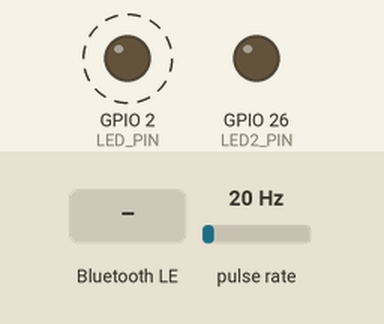
Recording of a sketch running on a simulated ESP32. Shown: output pins drawn as LEDs (lit = HIGH). Wiring (inferred from the names in the program): pulse sensor: data GPIO 25. Dashed ring = blinking. Inputs (shaded band) come from the test bench; at power-on: pulse rate 20 Hz. Nothing arrives over Bluetooth unless stated; a phone connects over Bluetooth LE 3 s after start; what the sketch prints to the serial monitor is not drawn.

Above: at 1.2 s.
1.3 s: pulse rate (sensor on GPIO 25) set to 50 Hz
At 3.5 s:
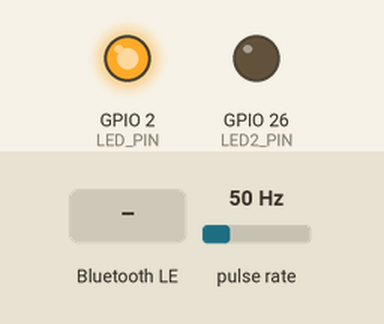
4.3 s: Bluetooth LE write "1" received
7.3 s: pulse rate (sensor on GPIO 25) set to 1 Hz
Timing chart, 0 to 10.3 s (numbered marks = the images above; inputs shaded):
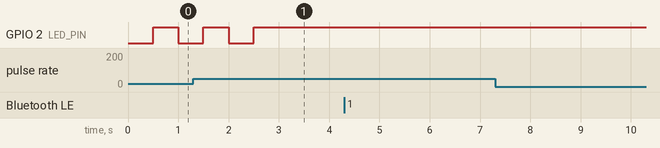

The sketch:

SensorV1.ino
```cpp
#include <BLEDevice.h>
#include <BLEServer.h>
#include <BLEUtils.h>
#include <BLE2902.h>


// Gerät Variablen
#define LED_PIN 2
#define LED2_PIN 26
#define WHEEL_SENSOR_PIN 25
#define MAX_CLIENTS 3
uint32_t lastLoopTime = 0;
int connectedClients = 0;

// Gemessene Daten
uint32_t totalRevolutions = 0;          // Gesamtzahl der Radumdrehungen
uint16_t lastEventTime = 0;             // Zeit in 1/1024 Sekunden seit der letzten Umdrehung
uint32_t lastPulseTime = 0;             // Dei Zeit des letzten Impulses
volatile bool isWheelDetected = false;  // Ob das Rad erkannt wurde (eine Umdrehung)

// BLE Objekte
BLEServer* pServer;
BLEService* pCSCS;
BLECharacteristic* pCSCMeasurement;
BLECharacteristic* pCSCFeature;


void IRAM_ATTR onWheelPulse() {
    isWheelDetected = true;
    // Serial.println("Umdrehung erkannt");
}

void sendSpeedData() {
    uint8_t speedData[7];

    // Flags: Nur Radumdrehungen enthalten
    speedData[0] = 0x01; // 0x01 für Radumdrehungsdaten vorhanden; 0x02 für Kurbeldrehungsdaten; 0x03 für beides --> kann sich während der Laufzeit ändern, jenachdem welche Daten gerade verfügbar sind

    // Radumdrehungen (4 Byte, Little Endian)
    memcpy(&speedData[1], (void*)&totalRevolutions, 4);

    // Eventzeit (2 Byte, Little Endian)
    memcpy(&speedData[5], (void*)&lastEventTime, 2);

    // Daten an die Charakteristik senden
    pCSCMeasurement->setValue(speedData, sizeof(speedData));
    pCSCMeasurement->notify();

    Serial.printf("Radumdrehungen: %u, Letztes Ereignis: %u\n", totalRevolutions, lastEventTime);
}

void sendResponse(BLECharacteristic* pCharacteristic, uint8_t opCode, uint8_t requestOpCode, uint8_t responseValue) {
    uint8_t response[] = {opCode, requestOpCode, responseValue};
    pCharacteristic->setValue(response, sizeof(response));
    pCharacteristic->indicate();
}

// Callback-Klasse für den BLE-Server, um Verbindungsereignisse zu handhaben
class MyServerCallbacks: public BLEServerCallbacks {
    void onConnect(BLEServer* pServer) {
        connectedClients++;

        // Werben fortsetzen, falls Platz für weitere Verbindungen
        if (connectedClients < MAX_CLIENTS) {
            BLEDevice::startAdvertising();
        }

        // Ausgabe und LED Steuerung
        Serial.printf("Neues Gerät verbunden. Aktive Verbindungen: %d\n", connectedClients);
        digitalWrite(LED_PIN, HIGH);
    }

    void onDisconnect(BLEServer* pServer) {
        connectedClients--;
        Serial.println("Device Disconnected");
        BLEDevice::startAdvertising();
    }
};

// Callback-Klasse für den SC Control Point
class SCControlPointCallbacks: public BLECharacteristicCallbacks {
    void onWrite(BLECharacteristic* pCharacteristic) {
        String value = pCharacteristic->getValue();
        Serial.println("SC Control Point: Daten empfangen");

        if (value.length() < 5) {
            Serial.println("SC Control Point: Daten zu kurz");
            // Fehler: Ungültiger Parameter (z.B. zu wenige Daten)
            sendResponse(pCharacteristic, 0x10, 0x00, 0x03);
            return;
        }

        uint8_t opCode = value[0];  // Der erste Byte ist der Op Code

        if (opCode == 0x01) {  // Befehl 0x01: Set Cumulative Value
            uint32_t newRevolutions;
            memcpy(&newRevolutions, &value[1], 4);  // Extrahiere die 4-Byte-Daten (evtl. mit "uint32_t newValue = *(uint32_t*)&value[1];", da schneller)
            totalRevolutions = newRevolutions;

            Serial.printf("SC Control Point: Radumdrehungen auf %u gesetzt\n", totalRevolutions);

            // Erfolgscode (Response Code Op Code; Request Op Code, der ursprüngliche Befehl; Response Value, „Success“)
            sendResponse(pCharacteristic, 0x10, 0x01, 0x01);
        } else {
            Serial.println("SC Control Point: Nicht unterstützter Op Code");
            // Fehler: Unsupported Op Code
            sendResponse(pCharacteristic, 0x10, opCode, 0x02);
        }
    }
};

void setup() {
    Serial.begin(115200);
    Serial.println("Starting BLE work!");

    // Status LED, Daten LED und Radsensor
    pinMode(LED_PIN, OUTPUT);
    pinMode(WHEEL_SENSOR_PIN, INPUT);
    pinMode(LED2_PIN, OUTPUT);

    // Interrupt für steigende Flanke einrichten (wenn Rad erkannt, also wenn HIGH)
    attachInterrupt(WHEEL_SENSOR_PIN, onWheelPulse, RISING);

    // BLE initialisieren
    BLEDevice::init("ESP32 Speed Sensor");

    // BLE-Server erstellen
    pServer = BLEDevice::createServer();
    pServer->setCallbacks(new MyServerCallbacks());

    // Cycling Speed and Cadence Service (CSCS) erstellen
    pCSCS = pServer->createService(BLEUUID((uint16_t)0x1816));

    // CSC Measurement Charakteristik erstellen
    pCSCMeasurement = pCSCS->createCharacteristic(
        BLEUUID((uint16_t)0x2A5B),
        BLECharacteristic::PROPERTY_NOTIFY
    );
    pCSCMeasurement->addDescriptor(new BLE2902());

    // CSC Feature Charakteristik erstellen
    pCSCFeature = pCSCS->createCharacteristic(
        BLEUUID((uint16_t)0x2A5C),
        BLECharacteristic::PROPERTY_READ
    );
    uint16_t features = 0x0001; // Unterstützt nur Radumdrehungen --> Für Radumdrehungen und Kadenz "0x03", da dann "00000011"; Für Nur Kadenz "0x02", da dann "00000010"
    pCSCFeature->setValue((uint8_t*)&features, sizeof(features));

    // CS Control Point Charakteristik erstellen
    BLECharacteristic* pSCControlPoint = pCSCS->createCharacteristic(
        BLEUUID((uint16_t)0x2A55),
        BLECharacteristic::PROPERTY_WRITE | BLECharacteristic::PROPERTY_INDICATE
    );
    pSCControlPoint->addDescriptor(new BLE2902());
    pSCControlPoint->setCallbacks(new SCControlPointCallbacks());

    // Service starten
    pCSCS->start();

    // BLE-Advertising starten
    BLEAdvertising* pAdvertising = BLEDevice::getAdvertising();
    pAdvertising->addServiceUUID(pCSCS->getUUID());
    pAdvertising->start();

    Serial.println("BLE Cycling Speed and Cadence Service gestartet!");
}

void loop() {
    uint32_t currentMillis = millis();
    // Wenn ein Rad erkannt wurde und die letzte Erkennunt mindestens 20ms her ist
    if (isWheelDetected && (currentMillis - lastPulseTime > 20)) {
        Serial.println("Radumdrehung erkannt");
        totalRevolutions++;             // Zähler für Radumdrehungen erhöhen
        lastPulseTime = currentMillis;  // NEU, NACH TEST... eventuell entfernen für schnellere Geschwindigkeiten

        // Berechne die Zeit des letzten Ereignisses in 1/1024 Sekunden
        lastEventTime = (currentMillis * 1024) / 1000;  // Umrechnung von Millisekunden in 1/1024 Sekunden
        lastEventTime %= 65536;                         // Roll-Over nach 64 Sekunden

        isWheelDetected = false;

        digitalWrite(LED2_PIN, HIGH);
        delay(2);
        digitalWrite(LED2_PIN, LOW);
    }

    // Jede Sekunde ausführen
    if (currentMillis - lastLoopTime >= 500) {
        lastLoopTime = currentMillis;

        // Wenn mindestens ein Client verbunden ist werden die Geschwindigkeitsdaten gesendet, ansonsten blinkt die Status LED
        if (connectedClients > 0) {
            // Geschwindigkeit senden
            sendSpeedData();
        } else {
            // LED blinkt im 500 ms Takt
            digitalWrite(LED_PIN, !digitalRead(LED_PIN));
        }
    }
}
```
